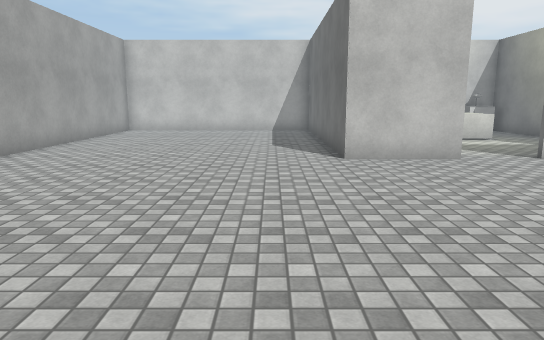
[1] (above)

13 first-person views from a walk through a Unity game level. The camera is 1.5 m above the floor, tilts 10° down and sees 70° across. The floor is counted in squares, 1 m on a side. Each view is taken from the middle of a square. On the plan, view 1 faces up. The plan holds only what a view shows up to about 17 squares ahead; the rest is blank. The player is left out. Surface patterns are stand-ins for the level's own textures.

[2]
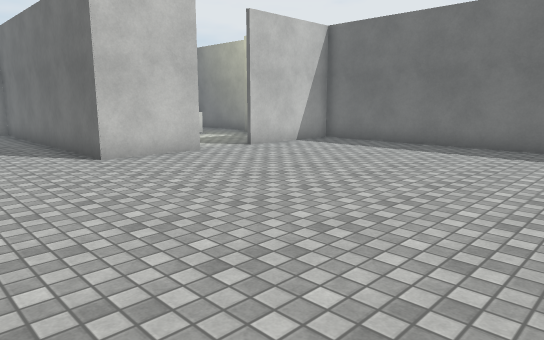

[3]
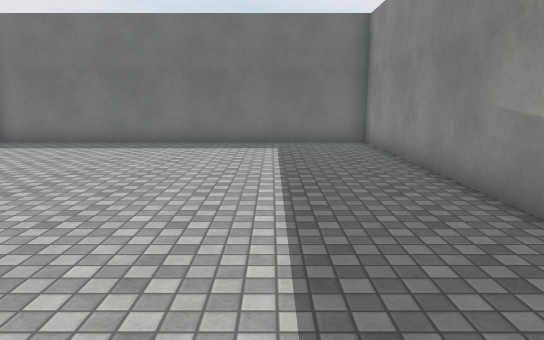

[4]
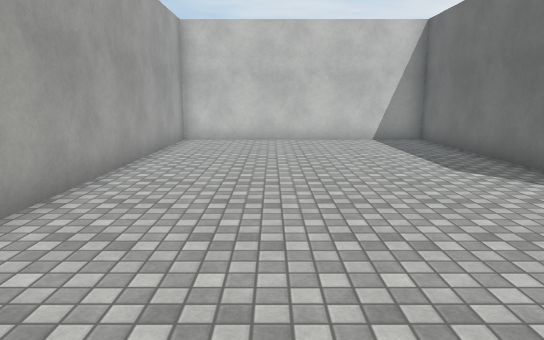

[5]
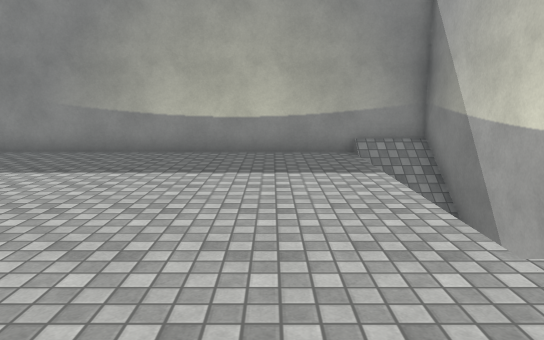

[6]
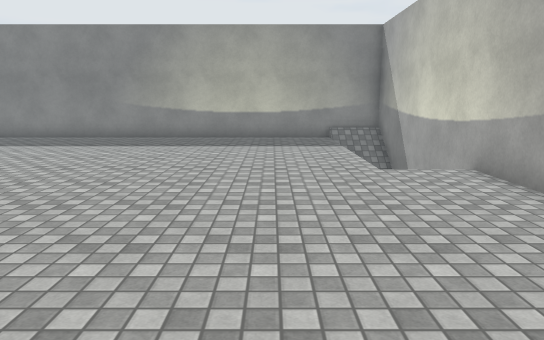

[7]
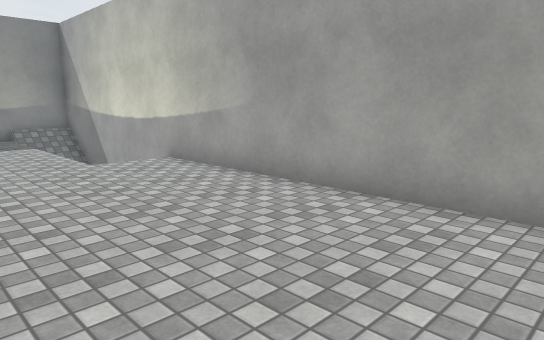

[8]
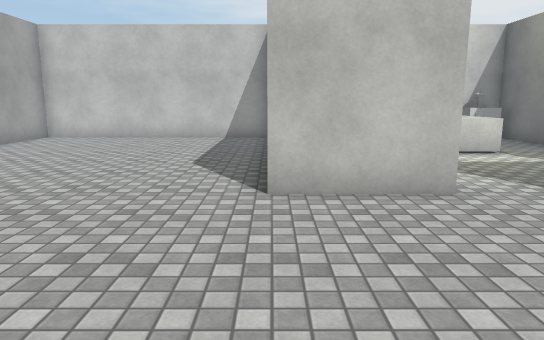

[9]
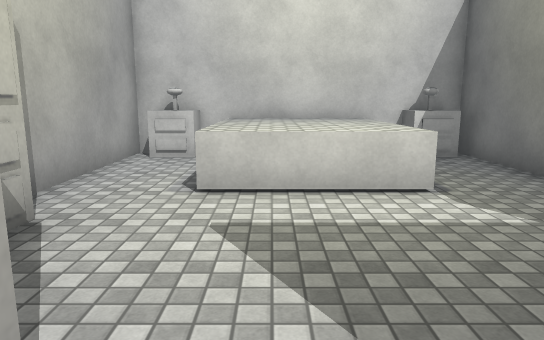

[10]
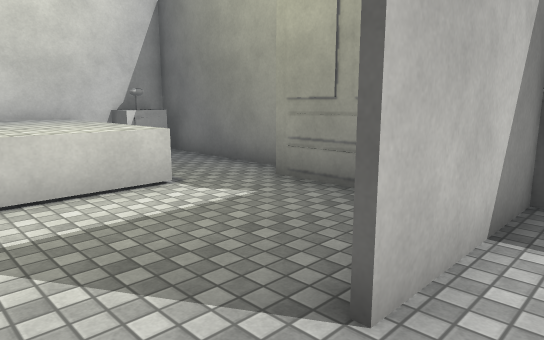

[11]
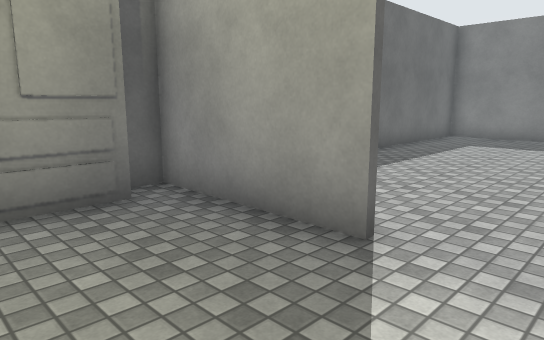

[12]
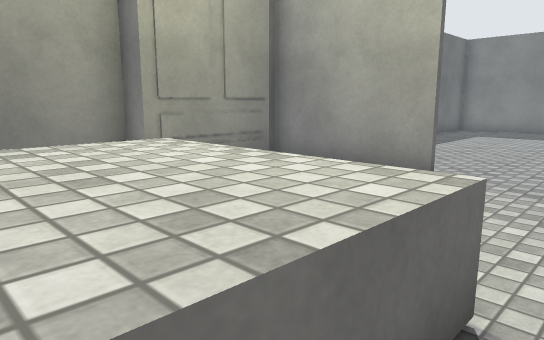

[13]
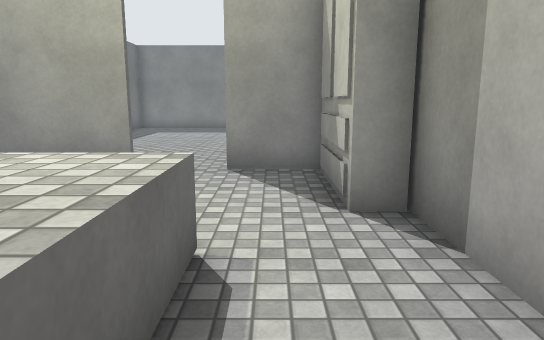

### Floor plan
Key: @ floor where view 1 was taken; # wall or solid block; . floor; / step, stairs or slope; ^ raised ledge; C closet; O other object.
Columns run from 8 left of view 1 to 12 right of it. Each row starts with its distance up from view 1.
 21 #####################
 20 #.........#OO^^^^#OO#
 19 #.........#..^^^^^..#
 18 #.........#..^^^^^..#
 17 #.........#..^^^^^..#
 16 #.........#..^^^^^..#
 15 #.........#...^^^...#
 14 #.........#C.......C
 13 #.........#C.......C
 12 #.........#C.......C
 11 #.........#C........#
 10 #.........####..#####
  9 #...................#
  8 #...................#
  7 #...................#
  6 #...................#
  5 #...................#
  4 #  .................#
  3    .................#
  2    .................#
  1 #  .................#
  0 #  .....@...........#
 -1 #/ .................#
 -2 #//.................#
 -3 #//.................#
 -4 #####################

Where each view was taken, in squares from view 1:
view 1: 0 up, 0 right, facing up
view 2: 0 up, 2 left, facing up-right
view 3: 0 up, 3 left, facing right
view 4: 5 up, 4 left, facing up
view 5: 8 up, 3 left, facing down
view 6: 13 up, 3 left, facing down
view 7: 14 up, 2 left, facing down-left
view 8: 4 up, 2 right, facing up
view 9: 9 up, 6 right, facing up
view 10: 9 up, 5 right, facing up-right
view 11: 14 up, 5 right, facing down-right
view 12: 18 up, 4 right, facing down-right
view 13: 19 up, 4 right, facing down
